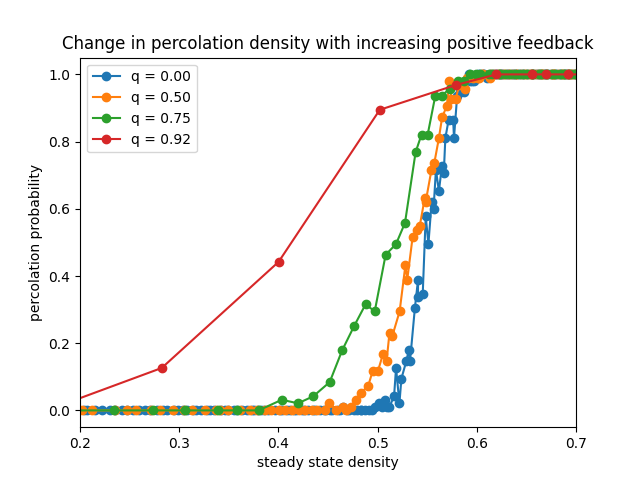

Reproduce this figure in Python.
from matplotlib import pyplot as plt
from numpy import loadtxt, transpose
from os import path
from tqdm import tqdm


if __name__ == '__main__':
    current_path = path.dirname(__file__)
    project_root_path = path.join(current_path, "..", "..")
    results_root_path = path.join(project_root_path, "results", "tricritical")

    q_values = [0, 0.5, 0.75, 0.92]
    dataset = "100x100"
    file_name = "transitions.txt"

    plt.figure()
    plt.title("Change in percolation density with increasing positive feedback")
    plt.xlabel("steady state density")
    plt.ylabel("percolation probability")

    for q_value in tqdm(q_values):
        subfolder = "q" + str(q_value).replace('.', 'p')
        data_path = path.join(results_root_path, subfolder, dataset, file_name)
        data = transpose(loadtxt(data_path))

        plt.plot(data[1], data[2], label=f"q = {q_value:.2f}", marker='o')

    plt.xlim(0.2, 0.7)
    plt.legend()
    plt.savefig("percolation_transitions.png")
    plt.show()